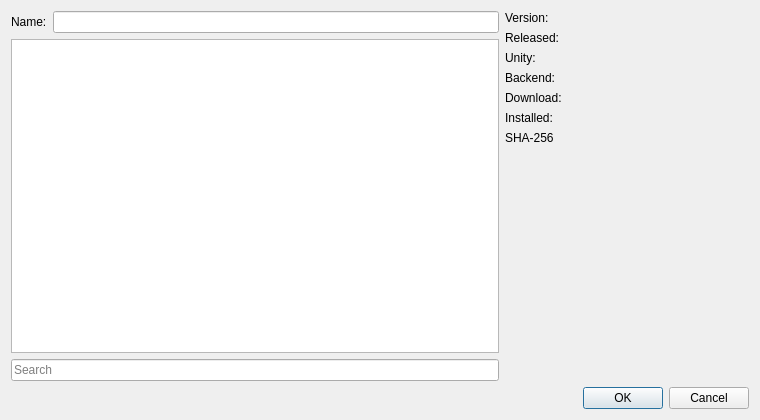
<?xml version="1.0" encoding="UTF-8"?>
<ui version="4.0">
 <class>InstallDialog</class>
 <widget class="QDialog" name="InstallDialog">
  <property name="geometry">
   <rect>
    <x>0</x>
    <y>0</y>
    <width>760</width>
    <height>420</height>
   </rect>
  </property>
  <property name="minimumSize">
   <size>
    <width>640</width>
    <height>360</height>
   </size>
  </property>
  <property name="windowTitle">
   <string>Install Version</string>
  </property>
  <layout class="QVBoxLayout" name="verticalLayout">
   <item>
    <layout class="QHBoxLayout" name="horizontalLayout" stretch="2,1">
     <item>
      <layout class="QVBoxLayout" name="verticalLayout_3">
       <item>
        <layout class="QHBoxLayout" name="horizontalLayout_2">
         <item>
          <widget class="QLabel" name="label_7">
           <property name="text">
            <string>Name:</string>
           </property>
          </widget>
         </item>
         <item>
          <widget class="QLineEdit" name="versionNameLineEdit"/>
         </item>
        </layout>
       </item>
       <item>
        <widget class="QTreeView" name="versionsTreeView">
         <property name="styleSheet">
          <string notr="true">alternate-background-color: rgb(38, 38, 38);
selection-background-color: rgb(18, 131, 220);</string>
         </property>
        </widget>
       </item>
       <item>
        <widget class="QLineEdit" name="searchLineEdit">
         <property name="text">
          <string/>
         </property>
         <property name="placeholderText">
          <string>Search</string>
         </property>
        </widget>
       </item>
      </layout>
     </item>
     <item>
      <layout class="QFormLayout" name="formLayout">
       <property name="topMargin">
        <number>0</number>
       </property>
       <item row="0" column="0">
        <widget class="QLabel" name="label">
         <property name="text">
          <string>Version:</string>
         </property>
        </widget>
       </item>
       <item row="0" column="1">
        <widget class="QLabel" name="versionValue">
         <property name="text">
          <string/>
         </property>
        </widget>
       </item>
       <item row="1" column="0">
        <widget class="QLabel" name="label_3">
         <property name="text">
          <string>Released:</string>
         </property>
        </widget>
       </item>
       <item row="1" column="1">
        <widget class="QLabel" name="releasedValue">
         <property name="text">
          <string/>
         </property>
        </widget>
       </item>
       <item row="2" column="0">
        <widget class="QLabel" name="label_2">
         <property name="text">
          <string>Unity:</string>
         </property>
        </widget>
       </item>
       <item row="2" column="1">
        <widget class="QLabel" name="unityValue">
         <property name="text">
          <string/>
         </property>
        </widget>
       </item>
       <item row="3" column="0">
        <widget class="QLabel" name="label_4">
         <property name="text">
          <string>Backend:</string>
         </property>
        </widget>
       </item>
       <item row="3" column="1">
        <widget class="QLabel" name="backendValue">
         <property name="text">
          <string/>
         </property>
        </widget>
       </item>
       <item row="4" column="0">
        <widget class="QLabel" name="label_5">
         <property name="text">
          <string>Download:</string>
         </property>
        </widget>
       </item>
       <item row="4" column="1">
        <widget class="QLabel" name="downloadValue">
         <property name="text">
          <string/>
         </property>
        </widget>
       </item>
       <item row="5" column="0">
        <widget class="QLabel" name="label_6">
         <property name="text">
          <string>Installed:</string>
         </property>
        </widget>
       </item>
       <item row="5" column="1">
        <widget class="QLabel" name="installedValue">
         <property name="text">
          <string/>
         </property>
        </widget>
       </item>
       <item row="6" column="0">
        <widget class="QLabel" name="label_8">
         <property name="text">
          <string>SHA-256</string>
         </property>
        </widget>
       </item>
       <item row="6" column="1">
        <widget class="QLabel" name="shaValue">
         <property name="text">
          <string/>
         </property>
        </widget>
       </item>
       <item row="7" column="0">
        <spacer name="verticalSpacer">
         <property name="orientation">
          <enum>Qt::Orientation::Vertical</enum>
         </property>
         <property name="sizeHint" stdset="0">
          <size>
           <width>20</width>
           <height>0</height>
          </size>
         </property>
        </spacer>
       </item>
      </layout>
     </item>
    </layout>
   </item>
   <item>
    <widget class="QDialogButtonBox" name="buttonBox">
     <property name="orientation">
      <enum>Qt::Orientation::Horizontal</enum>
     </property>
     <property name="standardButtons">
      <set>QDialogButtonBox::StandardButton::Cancel|QDialogButtonBox::StandardButton::Ok</set>
     </property>
    </widget>
   </item>
  </layout>
 </widget>
 <resources/>
 <connections>
  <connection>
   <sender>buttonBox</sender>
   <signal>accepted()</signal>
   <receiver>InstallDialog</receiver>
   <slot>accept()</slot>
   <hints>
    <hint type="sourcelabel">
     <x>248</x>
     <y>254</y>
    </hint>
    <hint type="destinationlabel">
     <x>157</x>
     <y>274</y>
    </hint>
   </hints>
  </connection>
  <connection>
   <sender>buttonBox</sender>
   <signal>rejected()</signal>
   <receiver>InstallDialog</receiver>
   <slot>reject()</slot>
   <hints>
    <hint type="sourcelabel">
     <x>316</x>
     <y>260</y>
    </hint>
    <hint type="destinationlabel">
     <x>286</x>
     <y>274</y>
    </hint>
   </hints>
  </connection>
 </connections>
</ui>
